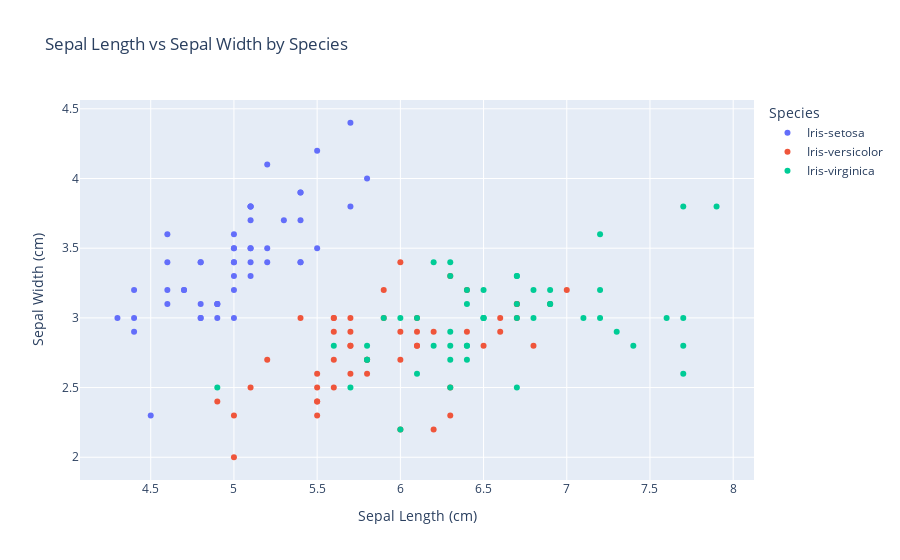
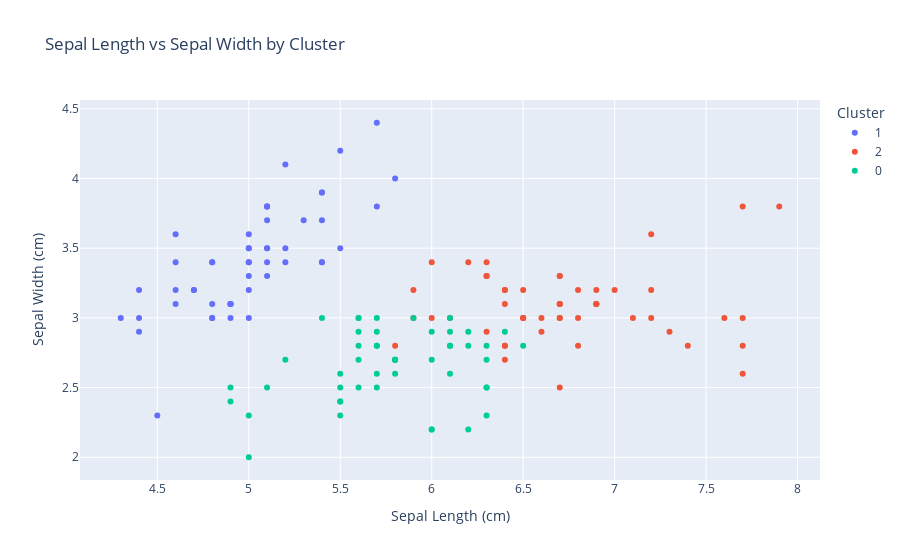

The code cell stored with these charts, in order, in its notebook:
### Code cell
fig1 = px.scatter(data,x='SepalLengthCm',y='SepalWidthCm',
color='Species',title='Sepal Length vs Sepal Width by Species',labels={'SepalLengthCm': 'Sepal Length (cm)', 'SepalWidthCm': 'Sepal Width (cm)'}
)
fig1.show()
fig2 = px.scatter(data,x='SepalLengthCm',y='SepalWidthCm',
color=data['cluster'].astype(str),  title='Sepal Length vs Sepal Width by Cluster',labels={'SepalLengthCm': 'Sepal Length (cm)', 'SepalWidthCm': 'Sepal Width (cm)', 'color': 'Cluster'}
)
fig2.show()

### Figure 1 — Plotly figure (JSON) as saved in the notebook; plotly's stock layout.template omitted (floating-point values rounded to 4 significant figures)
{"data": [{"hovertemplate": "Species=Iris-setosa<br>Sepal Length (cm)=%{x}<br>Sepal Width (cm)=%{y}<extra></extra>", "legendgroup": "Iris-setosa", "marker": {"color": "#636efa", "symbol": "circle"}, "mode": "markers", "name": "Iris-setosa", "orientation": "v", "showlegend": true, "type": "scatter", "x": [5.1, 4.9, 4.7, 4.6, 5.0, 5.4, 4.6, 5.0, 4.4, 4.9, 5.4, 4.8, 4.8, 4.3, 5.8, 5.7, 5.4, 5.1, 5.7, 5.1, 5.4, 5.1, 4.6, 5.1, 4.8, 5.0, 5.0, 5.2, 5.2, 4.7, 4.8, 5.4, 5.2, 5.5, 4.9, 5.0, 5.5, 4.9, 4.4, 5.1, 5.0, 4.5, 4.4, 5.0, 5.1, 4.8, 5.1, 4.6, 5.3, 5.0], "xaxis": "x", "y": [3.5, 3.0, 3.2, 3.1, 3.6, 3.9, 3.4, 3.4, 2.9, 3.1, 3.7, 3.4, 3.0, 3.0, 4.0, 4.4, 3.9, 3.5, 3.8, 3.8, 3.4, 3.7, 3.6, 3.3, 3.4, 3.0, 3.4, 3.5, 3.4, 3.2, 3.1, 3.4, 4.1, 4.2, 3.1, 3.2, 3.5, 3.1, 3.0, 3.4, 3.5, 2.3, 3.2, 3.5, 3.8, 3.0, 3.8, 3.2, 3.7, 3.3], "yaxis": "y"}, {"hovertemplate": "Species=Iris-versicolor<br>Sepal Length (cm)=%{x}<br>Sepal Width (cm)=%{y}<extra></extra>", "legendgroup": "Iris-versicolor", "marker": {"color": "#EF553B", "symbol": "circle"}, "mode": "markers", "name": "Iris-versicolor", "orientation": "v", "showlegend": true, "type": "scatter", "x": [7.0, 6.4, 6.9, 5.5, 6.5, 5.7, 6.3, 4.9, 6.6, 5.2, 5.0, 5.9, 6.0, 6.1, 5.6, 6.7, 5.6, 5.8, 6.2, 5.6, 5.9, 6.1, 6.3, 6.1, 6.4, 6.6, 6.8, 6.7, 6.0, 5.7, 5.5, 5.5, 5.8, 6.0, 5.4, 6.0, 6.7, 6.3, 5.6, 5.5, 5.5, 6.1, 5.8, 5.0, 5.6, 5.7, 5.7, 6.2, 5.1, 5.7], "xaxis": "x", "y": [3.2, 3.2, 3.1, 2.3, 2.8, 2.8, 3.3, 2.4, 2.9, 2.7, 2.0, 3.0, 2.2, 2.9, 2.9, 3.1, 3.0, 2.7, 2.2, 2.5, 3.2, 2.8, 2.5, 2.8, 2.9, 3.0, 2.8, 3.0, 2.9, 2.6, 2.4, 2.4, 2.7, 2.7, 3.0, 3.4, 3.1, 2.3, 3.0, 2.5, 2.6, 3.0, 2.6, 2.3, 2.7, 3.0, 2.9, 2.9, 2.5, 2.8], "yaxis": "y"}, {"hovertemplate": "Species=Iris-virginica<br>Sepal Length (cm)=%{x}<br>Sepal Width (cm)=%{y}<extra></extra>", "legendgroup": "Iris-virginica", "marker": {"color": "#00cc96", "symbol": "circle"}, "mode": "markers", "name": "Iris-virginica", "orientation": "v", "showlegend": true, "type": "scatter", "x": [6.3, 5.8, 7.1, 6.3, 6.5, 7.6, 4.9, 7.3, 6.7, 7.2, 6.5, 6.4, 6.8, 5.7, 5.8, 6.4, 6.5, 7.7, 7.7, 6.0, 6.9, 5.6, 7.7, 6.3, 6.7, 7.2, 6.2, 6.1, 6.4, 7.2, 7.4, 7.9, 6.4, 6.3, 6.1, 7.7, 6.3, 6.4, 6.0, 6.9, 6.7, 6.9, 5.8, 6.8, 6.7, 6.7, 6.3, 6.5, 6.2, 5.9], "xaxis": "x", "y": [3.3, 2.7, 3.0, 2.9, 3.0, 3.0, 2.5, 2.9, 2.5, 3.6, 3.2, 2.7, 3.0, 2.5, 2.8, 3.2, 3.0, 3.8, 2.6, 2.2, 3.2, 2.8, 2.8, 2.7, 3.3, 3.2, 2.8, 3.0, 2.8, 3.0, 2.8, 3.8, 2.8, 2.8, 2.6, 3.0, 3.4, 3.1, 3.0, 3.1, 3.1, 3.1, 2.7, 3.2, 3.3, 3.0, 2.5, 3.0, 3.4, 3.0], "yaxis": "y"}], "layout": {"legend": {"title": {"text": "Species"}, "tracegroupgap": 0}, "title": {"text": "Sepal Length vs Sepal Width by Species"}, "xaxis": {"anchor": "y", "domain": [0, 1], "title": {"text": "Sepal Length (cm)"}}, "yaxis": {"anchor": "x", "domain": [0, 1], "title": {"text": "Sepal Width (cm)"}}}}

### Figure 2 — Plotly figure (JSON) as saved in the notebook; plotly's stock layout.template omitted (floating-point values rounded to 4 significant figures)
{"data": [{"hovertemplate": "Cluster=1<br>Sepal Length (cm)=%{x}<br>Sepal Width (cm)=%{y}<extra></extra>", "legendgroup": "1", "marker": {"color": "#636efa", "symbol": "circle"}, "mode": "markers", "name": "1", "orientation": "v", "showlegend": true, "type": "scatter", "x": [5.1, 4.9, 4.7, 4.6, 5.0, 5.4, 4.6, 5.0, 4.4, 4.9, 5.4, 4.8, 4.8, 4.3, 5.8, 5.7, 5.4, 5.1, 5.7, 5.1, 5.4, 5.1, 4.6, 5.1, 4.8, 5.0, 5.0, 5.2, 5.2, 4.7, 4.8, 5.4, 5.2, 5.5, 4.9, 5.0, 5.5, 4.9, 4.4, 5.1, 5.0, 4.5, 4.4, 5.0, 5.1, 4.8, 5.1, 4.6, 5.3, 5.0], "xaxis": "x", "y": [3.5, 3.0, 3.2, 3.1, 3.6, 3.9, 3.4, 3.4, 2.9, 3.1, 3.7, 3.4, 3.0, 3.0, 4.0, 4.4, 3.9, 3.5, 3.8, 3.8, 3.4, 3.7, 3.6, 3.3, 3.4, 3.0, 3.4, 3.5, 3.4, 3.2, 3.1, 3.4, 4.1, 4.2, 3.1, 3.2, 3.5, 3.1, 3.0, 3.4, 3.5, 2.3, 3.2, 3.5, 3.8, 3.0, 3.8, 3.2, 3.7, 3.3], "yaxis": "y"}, {"hovertemplate": "Cluster=2<br>Sepal Length (cm)=%{x}<br>Sepal Width (cm)=%{y}<extra></extra>", "legendgroup": "2", "marker": {"color": "#EF553B", "symbol": "circle"}, "mode": "markers", "name": "2", "orientation": "v", "showlegend": true, "type": "scatter", "x": [7.0, 6.4, 6.9, 6.3, 6.6, 6.7, 5.9, 6.6, 6.8, 6.7, 6.0, 6.7, 6.3, 7.1, 6.3, 6.5, 7.6, 7.3, 6.7, 7.2, 6.5, 6.4, 6.8, 5.8, 6.4, 6.5, 7.7, 7.7, 6.9, 7.7, 6.7, 7.2, 6.1, 6.4, 7.2, 7.4, 7.9, 6.4, 7.7, 6.3, 6.4, 6.0, 6.9, 6.7, 6.9, 6.8, 6.7, 6.7, 6.5, 6.2, 5.9], "xaxis": "x", "y": [3.2, 3.2, 3.1, 3.3, 2.9, 3.1, 3.2, 3.0, 2.8, 3.0, 3.4, 3.1, 3.3, 3.0, 2.9, 3.0, 3.0, 2.9, 2.5, 3.6, 3.2, 2.7, 3.0, 2.8, 3.2, 3.0, 3.8, 2.6, 3.2, 2.8, 3.3, 3.2, 3.0, 2.8, 3.0, 2.8, 3.8, 2.8, 3.0, 3.4, 3.1, 3.0, 3.1, 3.1, 3.1, 3.2, 3.3, 3.0, 3.0, 3.4, 3.0], "yaxis": "y"}, {"hovertemplate": "Cluster=0<br>Sepal Length (cm)=%{x}<br>Sepal Width (cm)=%{y}<extra></extra>", "legendgroup": "0", "marker": {"color": "#00cc96", "symbol": "circle"}, "mode": "markers", "name": "0", "orientation": "v", "showlegend": true, "type": "scatter", "x": [5.5, 6.5, 5.7, 4.9, 5.2, 5.0, 5.9, 6.0, 6.1, 5.6, 5.6, 5.8, 6.2, 5.6, 6.1, 6.3, 6.1, 6.4, 6.0, 5.7, 5.5, 5.5, 5.8, 6.0, 5.4, 6.3, 5.6, 5.5, 5.5, 6.1, 5.8, 5.0, 5.6, 5.7, 5.7, 6.2, 5.1, 5.7, 5.8, 4.9, 5.7, 6.0, 5.6, 6.3, 6.2, 6.3, 6.1, 5.8, 6.3], "xaxis": "x", "y": [2.3, 2.8, 2.8, 2.4, 2.7, 2.0, 3.0, 2.2, 2.9, 2.9, 3.0, 2.7, 2.2, 2.5, 2.8, 2.5, 2.8, 2.9, 2.9, 2.6, 2.4, 2.4, 2.7, 2.7, 3.0, 2.3, 3.0, 2.5, 2.6, 3.0, 2.6, 2.3, 2.7, 3.0, 2.9, 2.9, 2.5, 2.8, 2.7, 2.5, 2.5, 2.2, 2.8, 2.7, 2.8, 2.8, 2.6, 2.7, 2.5], "yaxis": "y"}], "layout": {"legend": {"title": {"text": "Cluster"}, "tracegroupgap": 0}, "title": {"text": "Sepal Length vs Sepal Width by Cluster"}, "xaxis": {"anchor": "y", "domain": [0, 1], "title": {"text": "Sepal Length (cm)"}}, "yaxis": {"anchor": "x", "domain": [0, 1], "title": {"text": "Sepal Width (cm)"}}}}
